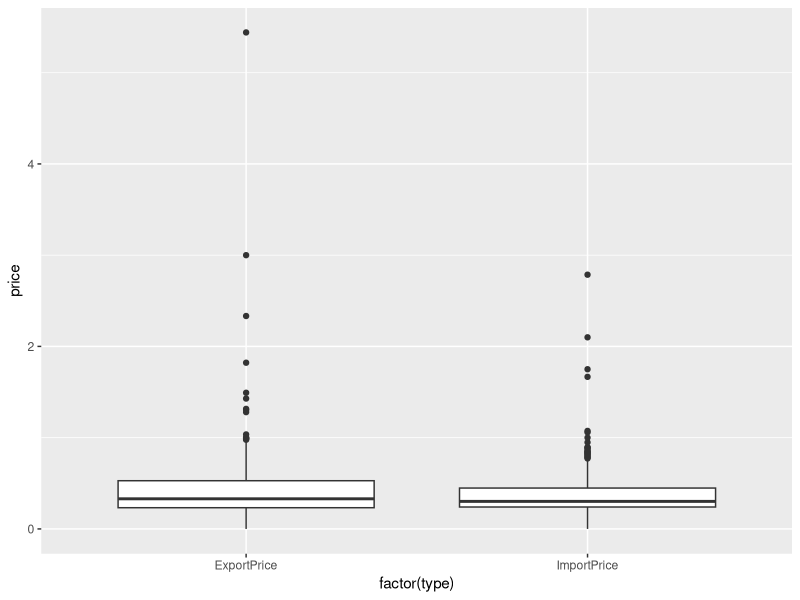
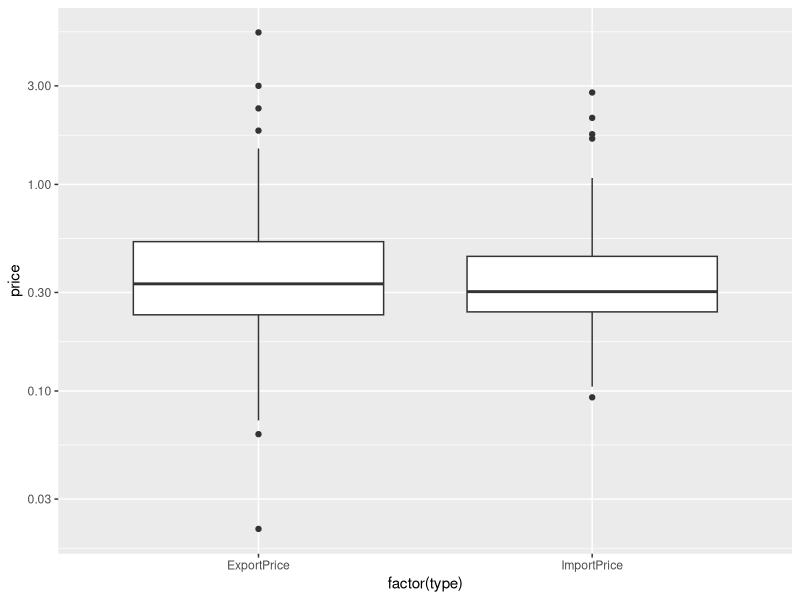
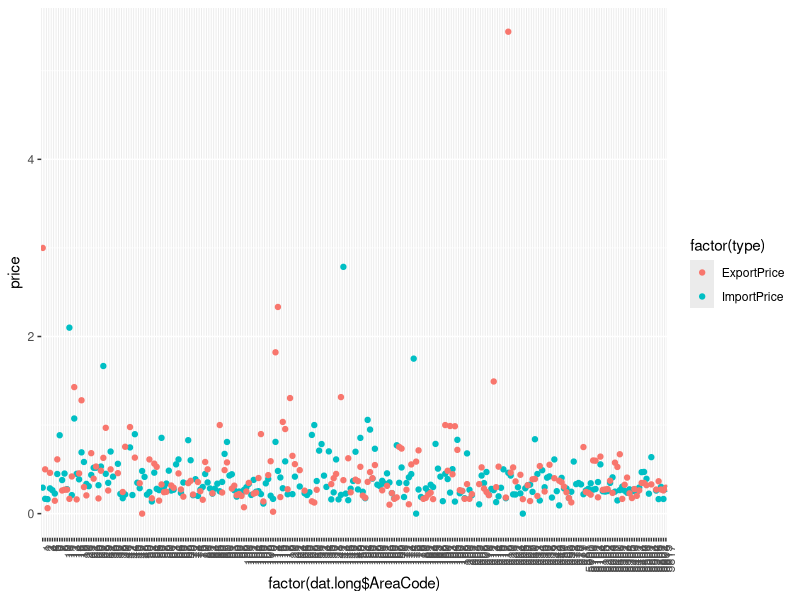
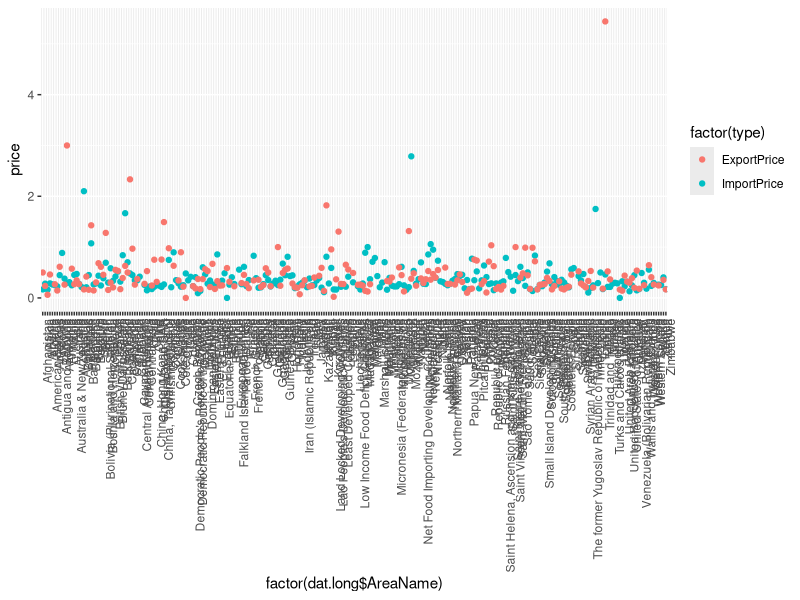
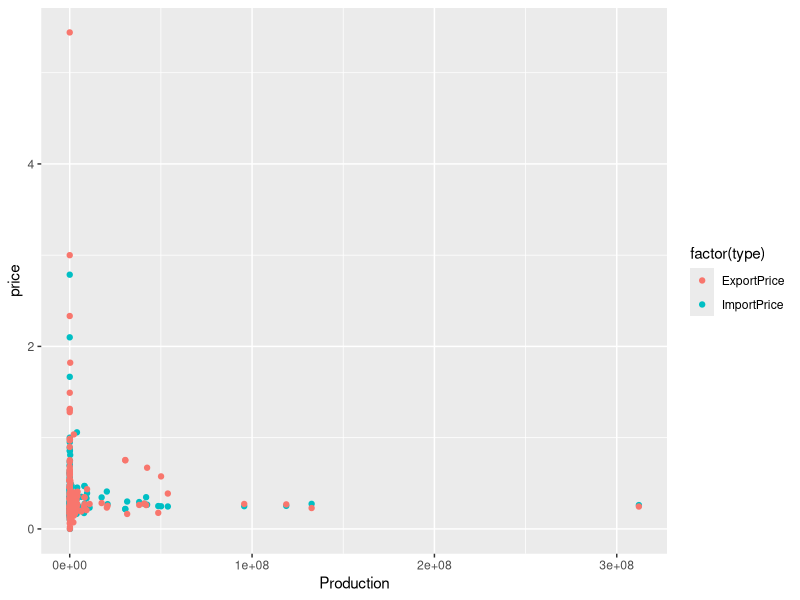
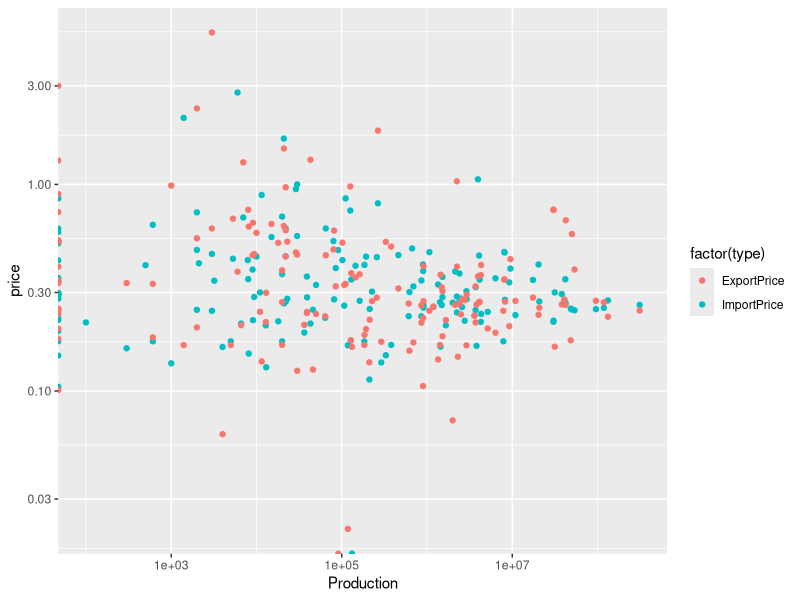
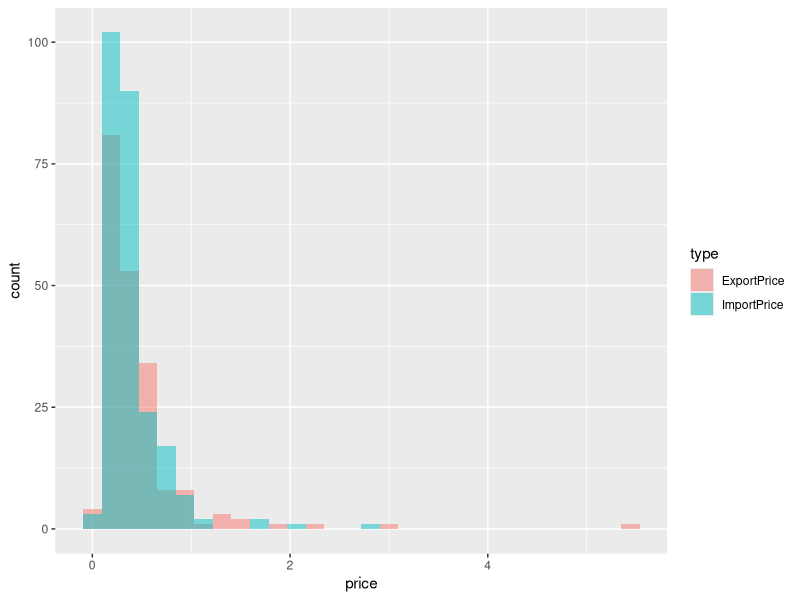
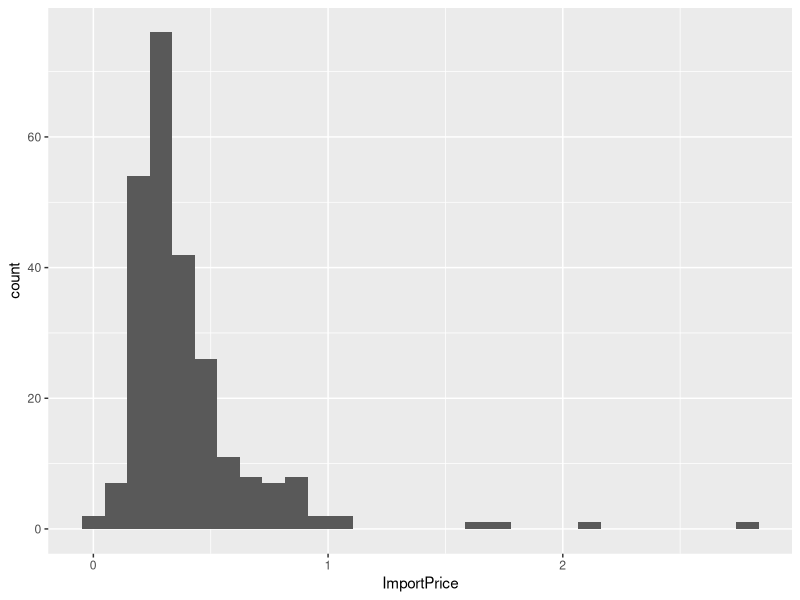

The R source for these figures, in order:
# Import price and export price extraction program for FAO data.


### Load packages


library(dplyr)
library(tidyr) 
library(readxl)
library(knitr)
library(ggplot2)
### load data
dat=read_excel("ProductionDataFAO(2014).xlsx",sheet = 1, col_names = TRUE, col_types = NULL)

# head(dat) # last two columns' name are NA, cause problems.
# last two rows are not info, which cause problems.
dat=dat[-c(nrow(dat)-1,nrow(dat)),-c(ncol(dat)-1,ncol(dat))]
# glimpse(dat)
names(dat)
dat.value=dat %>% select(AreaCode,AreaName,ElementName,Value) %>% 
  tidyr::spread(key = ElementName, value = Value) 
# Error: Duplicate identifiers for rows (1125, 1126), 
# last two rows have to be removed at beginning
# head(dat.value)
# glimpse(dat.value)
# str(dat.value)

dat.Price=dat.value %>% mutate(ImportPrice=`Import Value`/`Import Quantity`, `ExportPrice` =`Export Value`/`Export Quantity`)
# Error: non-numeric argument to binary operator, 
# Use the make.names() function to create safe names; 
# this is used by R too to create identifiers (eg by using underscores for spaces etc)
# If you must, protect the unsafe identifiers with backticks.
#head(dat.Price)


# gather data for ploting

dat.long=dat.Price %>% select(AreaCode,AreaName,Production,ImportPrice,ExportPrice) %>% 
  gather(key=type,value=price,4:5)

## show some outliers
dat.long %>% ggplot(aes(factor(type), price) ) +
  geom_boxplot() 
# log price
dat.long %>% ggplot(aes(factor(type), price) ) +
  geom_boxplot() + scale_y_log10()

# outlier
dat.long %>% ggplot(aes(factor(dat.long$AreaCode), price) ) +
  geom_point(aes(colour = factor(type)))+ 
  theme(axis.text.x = element_text(angle = 90, hjust = 1))



# outlier
dat.long %>% ggplot(aes(factor(dat.long$AreaName), price) ) +
  geom_point(aes(colour = factor(type)))+ 
  theme(axis.text.x = element_text(angle = 90, hjust = 1))


# outlier 
dat.long %>% ggplot(aes(Production, price) ) +
  geom_point(aes(colour = factor(type)))
# log price and production
dat.long %>% ggplot(aes(Production, price) ) +
  geom_point(aes(colour = factor(type)))+ scale_y_log10() + scale_x_log10()

# Compare import and export price
dat.long %>%  ggplot(aes(price, fill=type))+ 
  geom_histogram(alpha=0.5, position="identity")


dat.Price %>% ggplot(aes(x=ImportPrice)) +  geom_histogram()

dat.Price %>% ggplot(aes(x=ExportPrice)) +  geom_histogram()


# plot(dat.Price$ImportPrice)
# text(which.max(dat.Price$ImportPrice)+6, 
#         y = dat.Price$ImportPrice[(which.max(dat.Price$ImportPrice))], 
#         labels = dat.Price$AreaName[(which.max(dat.Price$ImportPrice))])
# points(dat.Price$ExportPrice,col = "red3")
# legend("topright", c("ImportPrice","ExportPrice"), pch=c(1,1), col=c("black","red3"))
# 
# 
# boxplot(dat.Price[,c('ImportPrice', 'ExportPrice')])




# dat.Price$ImportPrice[(which.max(dat.Price$ImportPrice))]
# dat.Price$AreaName[(which.max(dat.Price$ImportPrice))]

#source("https://raw.githubusercontent.com/talgalili/R-code-snippets/master/boxplot.with.outlier.label.r") # Load the function

write.csv(dat.Price,"PriceSwanwood2014.csv")

